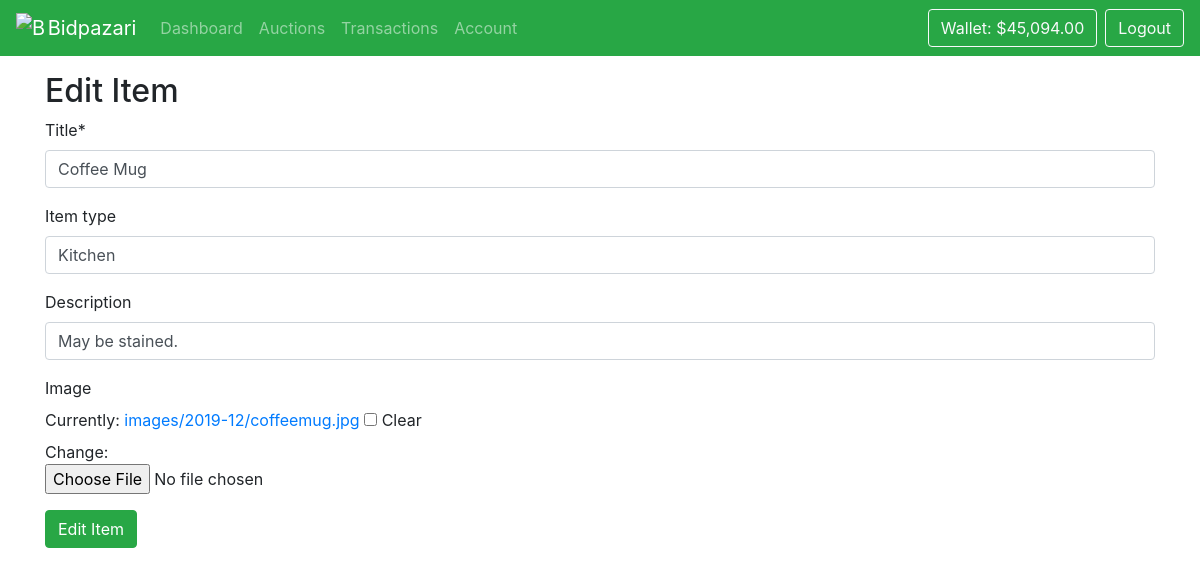
Page /edit-item/4/ (signed in) on the committed database.
### bidpazari/core/models.py (models this page shows, shortened)
class TimeStampedModel(models.Model):
    created = models.DateTimeField(auto_now_add=True)
    modified = models.DateTimeField(auto_now=True)
    class Meta:
        abstract = True

class User(TimeStampedModel, AbstractUser):
    VERIFIED = "verified"
    UNVERIFIED = "unverified"
    VERIFICATION_STATUS = [(VERIFIED, "Verified"), (UNVERIFIED, "Unverified")]
    verification_status = models.CharField(
        max_length=16, choices=VERIFICATION_STATUS, default=UNVERIFIED
    )
    verification_number = models.CharField(
        max_length=16, default=generate_verification_number, blank=True
    )
    @property
    def runtime_user(self):
        from bidpazari.core.runtime.common import runtime_manager
        return runtime_manager.get_or_create_runtime_user(self)

class Item(TimeStampedModel):
    title = models.CharField(max_length=128)
    description = models.CharField(max_length=128, blank=True)
    item_type = models.CharField(max_length=128, blank=True)
    on_sale = models.BooleanField(default=False)
    image = models.ImageField(upload_to="images/%Y-%m/", blank=True)
    objects = ItemQuerySet.as_manager()

### bidpazari/core/views.py (the view, shortened to what this page needs)
# urls.py: path('edit-item/<int:pk>/', views.EditItemView.as_view(), name='edit-item'),
class EditItemView(LoginRequiredMixin, View):
    def get(self, request, *args, **kwargs):
        pk = kwargs['pk']
        item = get_object_or_404(Item, pk=pk)
        return render(
            request,
            'core/edit_item.html',
            {'item': item, 'form': ItemForm(instance=item),},
        )

### bidpazari/core/forms.py
class ItemForm(forms.ModelForm):
    class Meta:
        model = Item
        fields = ['title', 'item_type', 'description', 'image']

### bidpazari/core/runtime/common.py (called while the page is built)
    def get_user_by_id(self, id_: int) -> Optional['RuntimeUser']:
        for user in self.online_users:
            if user.id == id_:
                return user
        return None

    def get_or_create_runtime_user(self, user: User):
        from bidpazari.core.runtime.user import RuntimeUser
        runtime_user = self.get_user_by_id(user.id)
        if runtime_user is None:
            runtime_user = RuntimeUser.from_persistent_user(user)
            runtime_user.connect()
        return runtime_user

### bidpazari/core/templatetags/core/tags.py (called while the page is built)
@register.simple_tag(takes_context=True)
def active_url(context, url):
    try:
        pattern = f'^{reverse(url)}$'
    except NoReverseMatch:
        pattern = url
    path = context['request'].path
    return "active" if re.search(pattern, path) else ""

@register.filter(name='money')
def money(value):
    try:
        value = Decimal(value)
    except (TypeError, ValueError):
        return 'N/A'
    minus = value < 0
    if minus:
        value = -value
    value = floatformat(value, arg=2)
    value = intcomma(value)
    if minus:
        return f'-${value}'
    return f'${value}'

### bidpazari/core/templates/core/edit_item.html (shortened to what this page needs)
{% extends "core/__base.html" %}
{% load crispy_forms_tags %}
{% block content %}
    <h2>Edit Item</h2>
    <form action="{% url 'edit-item' pk=item.id %}" method="post" enctype="multipart/form-data">
        {{ form|crispy }}
        <button class="btn btn-success" type="submit">
            Edit Item
        </button>
    </form>
{% endblock %}

### bidpazari/core/templates/core/__navbar.html (shortened to what this page needs)
{% load humanize %}
{% load static %}
{% load staticfiles %}
{% load core.tags %}
<nav class="navbar navbar-expand-md navbar-dark bg-success" style="">
    <a class="navbar-brand" href="{% url 'index' %}">
        <img src="{% static "favicon.ico" %}" width="30" height="30" class="d-inline-block align-top"  alt="Bidpazari" />
        <span class="ml-n1">Bidpazari</span>
    </a>
    {% if user.is_authenticated %}
    <div class="collapse navbar-collapse" id="navbarSupportedContent">
        <ul class="navbar-nav mr-auto">
            <li class="nav-item {% active_url 'dashboard' %}">
                <a class="nav-link" href="{% url 'dashboard' %}">Dashboard</a>
            </li>
            <li class="nav-item {% active_url 'auctions' %}">
                <a class="nav-link" href="{% url 'auctions' %}">Auctions</a>
            </li>
            <li class="nav-item {% active_url 'transactions' %}">
                <a class="nav-link" href="{% url 'transactions' %}">Transactions</a>
            </li>
            <li class="nav-item {% active_url 'account' %}">
                <a class="nav-link" href="#">Account</a>
            </li>
        </ul>
        <form class="form-inline my-2 my-md-0">
            <a class="btn btn-outline-light mr-2" href="{% url 'add-balance' %}">
                Wallet: {{ user.runtime_user.initial_balance|money }}
            </a>
            <a class="btn btn-outline-light" href="{% url 'logout' %}">
                Logout
            </a>
        </form>
    {% endif %}
    </div>
</nav>

### rows in the picture
User: runtime_user.initial_balance "$45,094.00"
Item: title "Coffee Mug", item_type "Kitchen", description "May be stained."
